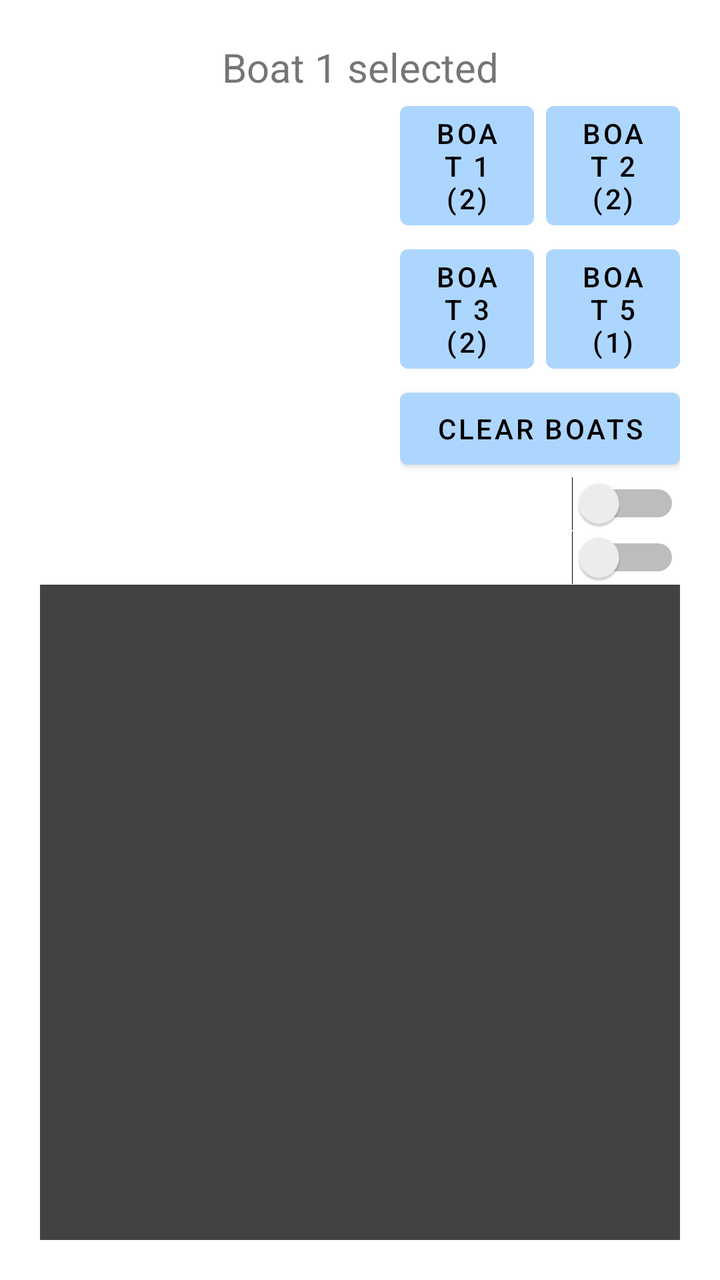
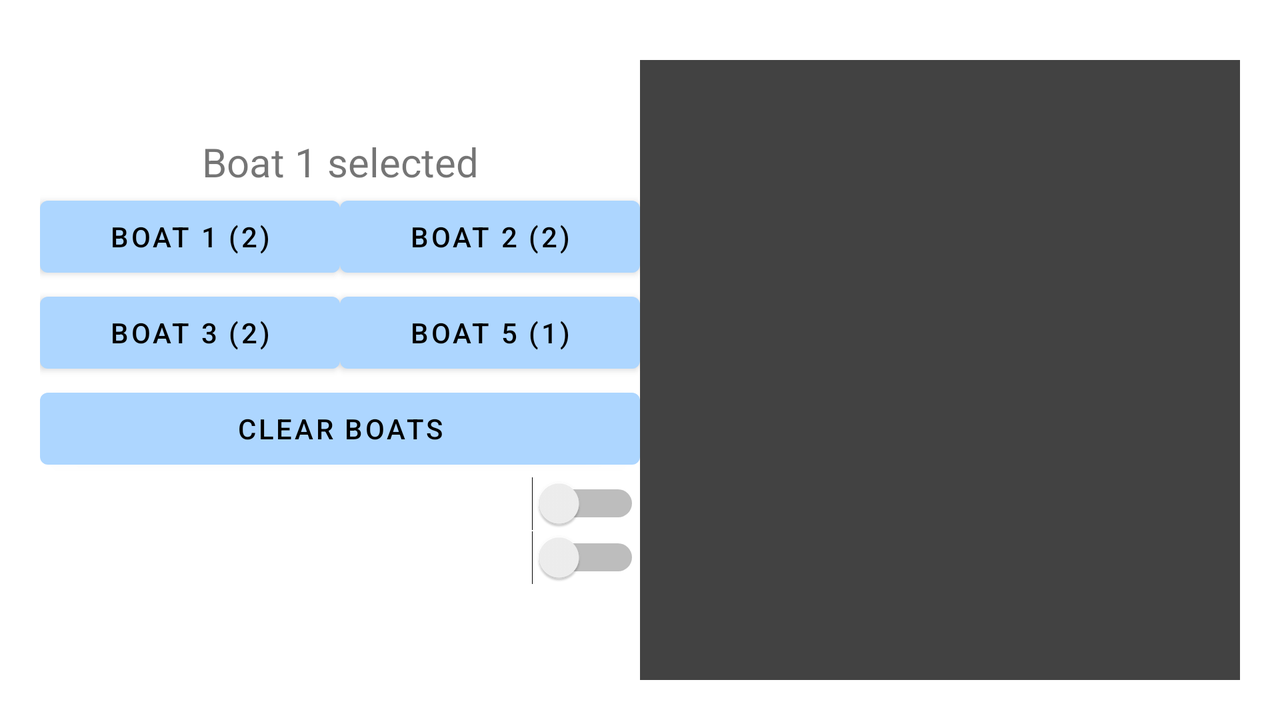

Two renders of one Android screen. The first uses the default layout on a phone; the second uses the alternative layout the repository ships for a different screen configuration, on a matching device. The two XML files are below.
<!-- AndroidManifest.xml: application theme Theme.ProjetoFinalCM2022 -->
<!-- res/layout/fragment_pieces.xml -->
<?xml version="1.0" encoding="utf-8"?>
<LinearLayout xmlns:android="http://schemas.android.com/apk/res/android"
    xmlns:app="http://schemas.android.com/apk/res-auto"
    xmlns:tools="http://schemas.android.com/tools"
    android:layout_width="match_parent"
    android:layout_height="match_parent"
    android:orientation="vertical"
    android:padding="20dp"
    tools:context=".fragments.PiecesFragment">

    <TextView
        android:id="@+id/selected_boat"
        android:layout_width="match_parent"
        android:layout_height="wrap_content"
        android:gravity="center"
        android:text="@string/boat_1_selected"
        android:textSize="20sp" />

    <LinearLayout
        android:layout_width="match_parent"
        android:layout_height="wrap_content"
        android:orientation="horizontal">

        <ImageView
            android:layout_width="180dp"
            android:layout_height="180dp"
            android:src="@drawable/ship" />

        <LinearLayout
            android:layout_width="match_parent"
            android:layout_height="wrap_content"
            android:layout_gravity="center"
            android:orientation="vertical">

            <LinearLayout
                android:layout_width="match_parent"
                android:layout_height="wrap_content"
                android:weightSum="2">

                <Button
                    android:id="@+id/boat1_button"
                    android:layout_width="match_parent"
                    android:layout_height="wrap_content"
                    android:layout_weight="1"
                    android:layout_marginRight="3dp"
                    android:text="@string/button_boat_1" />

                <Button
                    android:id="@+id/boat2_button"
                    android:layout_width="match_parent"
                    android:layout_height="wrap_content"
                    android:layout_weight="1"
                    android:layout_marginLeft="3dp"
                    android:text="@string/button_boat_2" />
            </LinearLayout>

            <LinearLayout
                android:layout_width="match_parent"
                android:layout_height="wrap_content"
                android:weightSum="2">

                <Button
                    android:id="@+id/boat3_button"
                    android:layout_width="match_parent"
                    android:layout_height="wrap_content"
                    android:layout_weight="1"
                    android:layout_marginRight="3dp"
                    android:text="@string/button_boat_3" />

                <Button
                    android:id="@+id/boat5_button"
                    android:layout_width="match_parent"
                    android:layout_height="wrap_content"
                    android:layout_weight="1"
                    android:layout_marginLeft="3dp"
                    android:text="@string/button_boat_5" />
            </LinearLayout>

            <Button
                android:id="@+id/clear_boats"
                android:layout_width="match_parent"
                android:layout_height="wrap_content"
                android:text="@string/clear_boats" />

        </LinearLayout>

    </LinearLayout>

    <Switch
        android:id="@+id/switch_boat_5"
        android:layout_width="match_parent"
        android:layout_height="wrap_content" />

    <Switch
        android:id="@+id/switch_vertical_horizontal"
        android:layout_width="match_parent"
        android:layout_height="wrap_content" />

    <GridView
        android:id="@+id/grid_board"
        android:layout_width="match_parent"
        android:layout_height="match_parent"
        android:layout_weight="1"
        android:background="@color/dark_gray"
        android:columnWidth="100dp"
        android:gravity="center"
        android:numColumns="8"
        android:paddingTop="20dp"
        android:stretchMode="columnWidth"/>

</LinearLayout>
<!-- resources referenced by this layout -->
<resources>
  <color name="dark_gray">#424242</color>
  <string name="boat_1_selected">Boat 1 selected</string>
  <string name="button_boat_1">Boat 1 (2)</string>
  <string name="button_boat_2">Boat 2 (2)</string>
  <string name="button_boat_3">Boat 3 (2)</string>
  <string name="button_boat_5">Boat 5 (1)</string>
  <string name="clear_boats">Clear boats</string>
  <style name="Theme.ProjetoFinalCM2022" parent="Theme.MaterialComponents.DayNight.DarkActionBar">
          
          <item name="colorPrimaryVariant">@color/buttons_dark</item>
          <item name="colorOnPrimary">@color/black</item>
          
          <item name="colorSecondary">@color/teal_200</item>
          <item name="colorSecondaryVariant">@color/teal_700</item>
          <item name="colorOnSecondary">@color/black</item>
          
          <item name="android:statusBarColor">@color/colorPrimaryDark</item>
  
          
          <item name="colorPrimary">@color/buttons_light</item>
          <item name="colorPrimaryDark">@color/colorPrimaryDark</item>
          <item name="colorControlActivated">@color/colorPrimary</item>
  
          <item name="windowActionBar">false</item>
          <item name="windowNoTitle">true</item>
      </style>
  <color name="buttons_dark">#103960</color>
  <color name="black">#FF000000</color>
  <color name="teal_200">#FF03DAC5</color>
  <color name="teal_700">#FF018786</color>
  <color name="colorPrimaryDark">#092a49</color>
  <color name="buttons_light">#add6ff</color>
  <color name="colorPrimary">#103960</color>
</resources>
<!-- res/layout-land/fragment_pieces.xml (the repository's variant of the layout above) -->
<!-- drawn on the phone turned sideways -->
<?xml version="1.0" encoding="utf-8"?>
<LinearLayout xmlns:android="http://schemas.android.com/apk/res/android"
    xmlns:tools="http://schemas.android.com/tools"
    android:layout_width="match_parent"
    android:layout_height="match_parent"
    android:orientation="horizontal"
    android:padding="20dp"
    tools:context=".fragments.PiecesFragment">

    <LinearLayout
        android:layout_width="match_parent"
        android:layout_height="match_parent"
        android:layout_weight="1"
        android:gravity="center"
        android:orientation="vertical">

        <TextView
            android:id="@+id/selected_boat"
            android:layout_width="match_parent"
            android:layout_height="wrap_content"
            android:gravity="center"
            android:text="@string/boat_1_selected"
            android:textSize="20sp" />

        <LinearLayout
            android:layout_width="match_parent"
            android:layout_height="wrap_content"
            android:orientation="horizontal">

            <LinearLayout
                android:layout_width="match_parent"
                android:layout_height="wrap_content"
                android:layout_gravity="center"
                android:orientation="vertical">

                <LinearLayout
                    android:layout_width="match_parent"
                    android:layout_height="wrap_content"
                    android:weightSum="2">

                    <Button
                        android:id="@+id/boat1_button"
                        android:layout_width="match_parent"
                        android:layout_height="wrap_content"
                        android:layout_weight="1"
                        android:text="@string/button_boat_1" />

                    <Button
                        android:id="@+id/boat2_button"
                        android:layout_width="match_parent"
                        android:layout_height="wrap_content"
                        android:layout_weight="1"
                        android:text="@string/button_boat_2" />
                </LinearLayout>

                <LinearLayout
                    android:layout_width="match_parent"
                    android:layout_height="wrap_content"
                    android:weightSum="2">

                    <Button
                        android:id="@+id/boat3_button"
                        android:layout_width="match_parent"
                        android:layout_height="wrap_content"
                        android:layout_weight="1"
                        android:text="@string/button_boat_3" />

                    <Button
                        android:id="@+id/boat5_button"
                        android:layout_width="match_parent"
                        android:layout_height="wrap_content"
                        android:layout_weight="1"
                        android:text="@string/button_boat_5" />
                </LinearLayout>

                <Button
                    android:id="@+id/clear_boats"
                    android:layout_width="match_parent"
                    android:layout_height="wrap_content"
                    android:text="@string/clear_boats" />

            </LinearLayout>

        </LinearLayout>

        <Switch
            android:id="@+id/switch_boat_5"
            android:layout_width="match_parent"
            android:layout_height="wrap_content" />

        <Switch
            android:id="@+id/switch_vertical_horizontal"
            android:layout_width="match_parent"
            android:layout_height="wrap_content" />
    </LinearLayout>


    <GridView
        android:id="@+id/grid_board"
        android:layout_width="match_parent"
        android:layout_height="match_parent"
        android:layout_marginTop="10dp"
        android:layout_weight="1"
        android:background="@color/dark_gray"
        android:columnWidth="100dp"
        android:gravity="center"
        android:numColumns="8"
        android:padding="10dp"
        android:stretchMode="columnWidth"></GridView>

</LinearLayout>
